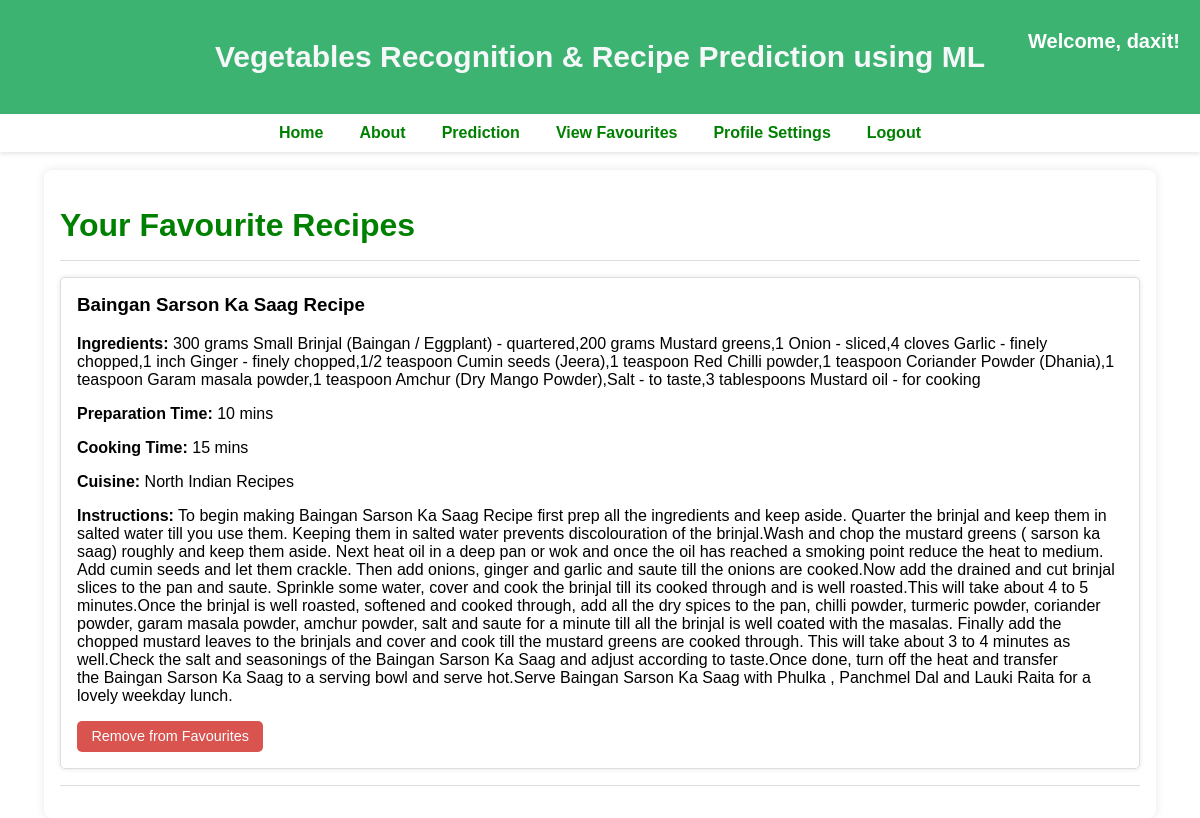
/favourites/ (signed in), run on the app's committed database.
### vegapp/models.py (models this page shows, shortened)
class FavouriteRecipe(models.Model):
    user = models.ForeignKey(User, on_delete=models.CASCADE)
    recipe_name = models.CharField(max_length=255)
    ingredients = models.TextField()
    prep_time = models.CharField(max_length=50)
    cook_time = models.CharField(max_length=50)
    cuisine = models.CharField(max_length=100)
    instructions = models.TextField()

### vegapp/views.py (the view)
# urls.py: path('favourites/', views.favourites, name='favourites'),
@login_required(login_url='login')
def favourites(request):
    favourite_recipes = FavouriteRecipe.objects.filter(user=request.user)
    return render(request, 'favourites.html', {'favourite_recipes': favourite_recipes})

### templates/favourites.html (shortened to what this page needs)
<!DOCTYPE html>
<html lang="en">
<head>
</head>
<body>
    <header>
        Vegetables Recognition & Recipe Prediction using ML
        {% if user.is_authenticated %}
            <p class="welcome-message">Welcome, {{ user.username }}!</p>
        {% else %}
            <p class="welcome-message">Welcome, Guest!</p>
        {% endif %}
    </header>
    <div class="navbar">
        <a href="{% url 'home' %}">Home</a>
        <a href="{% url 'about' %}">About</a>
        <a href="{% url 'prediction' %}">Prediction</a>
        <a href="{% url 'favourites' %}">View Favourites</a>
        <a href="{% url 'profile' %}">Profile Settings</a>
        <a href="{% url 'logout' %}">Logout</a>
    </div>
<br />
    <div class="container">
        <h1>Your Favourite Recipes</h1>
        <hr>
        {% if favourite_recipes %}
            <div>
                {% for recipe in favourite_recipes %}
                    <div class="recipe-item">
                        <h3>{{ recipe.recipe_name }}</h3>
                        <p><strong>Ingredients:</strong> {{ recipe.ingredients }}</p>
                        <p><strong>Preparation Time:</strong> {{ recipe.prep_time }} mins</p>
                        <p><strong>Cooking Time:</strong> {{ recipe.cook_time }} mins</p>
                        <p><strong>Cuisine:</strong> {{ recipe.cuisine }}</p>
                        <p><strong>Instructions:</strong> {{ recipe.instructions }}</p>
                        <form method="POST" action="{% url 'remove_from_favourites' recipe.id %}">
                            <button type="submit">Remove from Favourites</button>
                        </form>
                    </div>
                    <hr />
                {% endfor %}
            </div>
        {% else %}
            <p>No favourite recipes found.</p>
        {% endif %}
    </div>
</body>
</html>

### templates/favourites.html (style rules this page uses)
body { font-family: Arial, sans-serif; margin: 0; padding: 0; background: url("https://i.pinimg.com/736x/f9/98/86/f99886a97ba4e7b0aa4d8b33e00b060c.jpg"); color: #ffffff; background-size: cover; }
header { background-color: #3cb371; color: #f5f7f9; padding: 40px; text-align: center; font-size: 30px; font-weight: bold; box-shadow: 0 2px 4px rgba(0, 0, 0, 0.1); }
.welcome-message { position: absolute; top: 10px; right: 20px; font-size: 20px; color: #ffffff; }
.navbar { display: flex; text-align: center; margin: auto; justify-content: center; background-color: rgba(255, 255, 255, 0.8); padding: 10px 0; box-shadow: 0 2px 4px rgba(0, 0, 0, 0.1); }
.navbar a { text-decoration: none; background-color: white; color: #008000; font-size: 16px; margin: 0 0.5em; padding: 0 10px; cursor: pointer; transition: background-color 0.3s ease; font-weight: bold; }
.container { max-width: 90%; margin: 0 auto; padding: 1em; background: white; border-radius: 8px; box-shadow: 0 0 10px rgba(0, 0, 0, 0.1); overflow-y: auto; color: black; }
h1 { font-size: 2em; margin-bottom: 0.5em; color: #008000; }
hr { border: 0; height: 1px; background: #ddd; margin: 1em 0; }
.recipe-item { border: 1px solid #ddd; padding: 1em; margin-bottom: 1em; border-radius: 5px; box-shadow: 0 0 5px rgba(0, 0, 0, 0.1); }
.recipe-item h3 { margin-top: 0; }
.recipe-item form { margin-top: 1em; }
.recipe-item button { padding: 0.5em 1em; border: none; background-color: #d9534f; color: white; border-radius: 5px; cursor: pointer; font-size: 0.9em; }

### data on the page
FavouriteRecipe: recipe_name "Baingan Sarson Ka Saag Recipe", ingredients "300 grams Small Brinjal (Baingan / Eggplant) - quartered,200 grams Mustard greens,1 Onion - sliced,4 cloves Garlic - finely chopped,1 inch Ginger - finely chopped,1/2 teaspoon Cumin seeds (Jeera),1 teaspoon Red Chilli powder,1 teaspoon Coriander Powder (Dhania),1 teaspoon Garam masala powder,1 teaspoon Amchur (Dry Mango Powder),Salt - to taste,3 tablespoons Mustard oil - for cooking", prep_time "10", cook_time "15", cuisine "North Indian Recipes", instructions "To begin making Baingan Sarson Ka Saag Recipe first prep all the ingredients and keep aside. Quarter the brinjal and keep them in salted water till you use them. Keeping them in salted water prevents discolouration of the brinjal.Wash and chop the mustard greens ( sarson ka saag) roughly and keep them aside. Next heat oil in a deep pan or wok and once the oil has reached a smoking point reduce the heat to medium. Add cumin seeds and let them crackle. Then add onions, ginger and garlic and saute till the onions are cooked.Now add the drained and cut brinjal slices to the pan and saute. Sprinkle some water, cover and cook the brinjal till its cooked through and is well roasted.This will take…"

### other printed values
{{ user.username }} "daxit"
